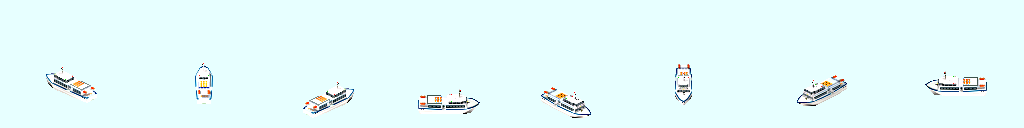
#> input picture tools/shiprender/src/Ferry_yeu_128set.png, 1024 x 128 px
$ python fitlane.py
#> lines starting #> are read from the running program, lines starting #| are printed output that depends on the picture; after the words box and inside, x2 and y2 are one past the last pixel; in counts of white or black regions, pixels touching at a corner belong together
### tools/busrender/render.py
"""Tiny orthographic box renderer in the pak128 dimetric projection, for
pixel-exact livery placement on simple vehicle bodies.

World: x = east (screen down-right), y = south (screen down-left), z = up.
Screen: X = 2A (x - y), Y = A (x + y) - B z   (A = 1.5 px/m, B = 4 px/m, i.e.
a 12 m bus is 51 px long in the horizontal views, 36 px along x in the
diagonal views and 25.5 rows in the vertical views, like native pak128 buses).

Vehicle frame: s = 0 (rear) .. L (front), t = -W/2 (left) .. +W/2 (right),
z = height above the road.

Pixels are ray-cast at their centre; every box face stores its texture
coordinates at the centre and at the four edge midpoints so that textures
can draw 1-px lines exactly once (see Px.line).
"""
import math
import numpy as np

A, B = 1.5, 4.0
R2 = math.sqrt(0.5)
HEAD = {"w": (-1, 0), "nw": (-R2, -R2), "n": (0, -1), "ne": (R2, -R2),
        "e": (1, 0), "se": (R2, R2), "s": (0, 1), "sw": (-R2, R2)}
DIRS = ["w", "nw", "n", "ne", "e", "se", "s", "sw"]
CAM = np.array([1.0, 1.0, 2 * A / B])          # towards the viewer


def P(v):
    return np.array([2 * A * (v[0] - v[1]), A * (v[0] + v[1]) - B * v[2]])


class Box:
    def __init__(self, name, s0, s1, t0, t1, z0, z1, faces=None):
        self.name = name
        self.lo = (s0, t0, z0)
        self.hi = (s1, t1, z1)
        self.faces = faces  # None = all


class Px:
    """Texture-coordinate bundle for one pixel of one face."""
    __slots__ = ("face", "box", "c", "h", "v", "view")

    def __init__(self, face, box, c, h, v, view):
        self.face, self.box, self.c, self.h, self.v, self.view = face, box, c, h, v, view

    @property
    def s(self): return self.c[0]

    @property
    def t(self): return self.c[1]

    @property
    def z(self): return self.c[2]

    # [5 lines left out: function rng, not called in this run]

    def line(self, k, p):
        lo, hi = self.rng(k)
        return lo <= p < hi

    # [4 lines left out: function near, not called in this run]


FACES = {  # name: (fixed axis, which bound, free axes, normal in (h, r, z) frame)
    "top": (2, 1, (0, 1), (0, 0, 1)),
    "front": (0, 1, (1, 2), (1, 0, 0)),
    "rear": (0, 0, (1, 2), (-1, 0, 0)),
    "right": (1, 1, (0, 2), (0, 1, 0)),
    "left": (1, 0, (0, 2), (0, -1, 0)),
}


def render(view, boxes, tex, L, origin, size=128):
    """Return an (size,size,3) uint8 image (None pixels = transparent key)."""
    hx, hy = HEAD[view]
    h3 = np.array([hx, hy, 0.0]); r3 = np.array([-hy, hx, 0.0]); z3 = np.array([0, 0, 1.0])
    axes = [h3, r3, z3]
    Pax = [P(a) for a in axes]
    O = np.array(origin, float)
    Lc = L / 2.0

    def world(c):  # vehicle coords (s,t,z) -> world vector
        return (c[0] - Lc) * h3 + c[1] * r3 + c[2] * z3

    ys, xs = np.mgrid[0:size, 0:size].astype(float)
    samples = {"c": (xs + .5, ys + .5), "l": (xs, ys + .5), "r": (xs + 1, ys + .5),
               "t": (xs + .5, ys), "b": (xs + .5, ys + 1)}
    cands = []  # (depth array, mask, face, box, coords dict)
    for box in boxes:
        for fname, (fix, bound, free, nrm) in FACES.items():
            if box.faces is not None and fname not in box.faces:
                continue
            n = sum(nrm[i] * axes[i] for i in range(3))
            if n @ CAM <= 1e-9:
                continue
            fv = (box.lo, box.hi)[bound][fix]
            a, b = free
            M = np.array([Pax[a], Pax[b]]).T
            if abs(np.linalg.det(M)) < 1e-9:
                continue
            Mi = np.linalg.inv(M)
            base = O - Lc * Pax[0] + fv * Pax[fix]
            co = {}
            for k, (sx, sy) in samples.items():
                dx, dy = sx - base[0], sy - base[1]
                arr = [None, None, None]
                arr[fix] = np.full_like(dx, fv)
                arr[a] = Mi[0, 0] * dx + Mi[0, 1] * dy
                arr[b] = Mi[1, 0] * dx + Mi[1, 1] * dy
                co[k] = arr
            cs = co["c"]
            eps = 1e-9
            mask = ((cs[a] >= box.lo[a] - eps) & (cs[a] <= box.hi[a] + eps) &
                    (cs[b] >= box.lo[b] - eps) & (cs[b] <= box.hi[b] + eps))
            depth = ((cs[0] - Lc) * (h3 @ CAM) + cs[1] * (r3 @ CAM) + cs[2] * (z3 @ CAM))
            cands.append((depth, mask, fname, box, co))
    out = np.zeros((size, size, 3), np.uint8); out[:] = (231, 255, 255)
    zbuf = np.full((size, size), -1e18)
    for depth, mask, fname, box, co in cands:
        yy, xx = np.where(mask & (depth > zbuf))
        for y, x in zip(yy, xx):
            c = tuple(float(co["c"][i][y, x]) for i in range(3))
            hs = (tuple(float(co["l"][i][y, x]) for i in range(3)), tuple(float(co["r"][i][y, x]) for i in range(3)))
            vs = (tuple(float(co["t"][i][y, x]) for i in range(3)), tuple(float(co["b"][i][y, x]) for i in range(3)))
            col = tex(Px(fname, box.name, c, hs, vs, view))
            if col is None:
                continue
            if depth[y, x] > zbuf[y, x]:
                zbuf[y, x] = depth[y, x]
                out[y, x] = col
    return out, zbuf


# [5 lines left out: function project, not called in this run]

### tools/shiprender/fitlane.py
"""Fit the water-lane origin of the native pak128.cs small ferries: the screen
position of the hull centre at the waterline, per view, found by sliding a box
hull silhouette (L x B x 1.2 m at the render.py scale) over the extracted
sprite and keeping the offset that covers the most sprite pixels.

The inputs in src/ are rows extracted with tools/pak_extract.py from
pak128.cs vehicles.ships-ferries.pak (Ferry_yeu_128set) and
vehicle.Veveri_ship_128set.pak. The two agree within 1-2 px; boatkit.ORIGINS
is their mean.

usage: python tools/shiprender/fitlane.py
"""
import os, sys
import numpy as np
from PIL import Image

HERE = os.path.dirname(os.path.abspath(__file__))
sys.path.insert(0, os.path.join(os.path.dirname(HERE), "busrender"))
import render as R  # noqa: E402

KEY = [231, 255, 255]


def sil(path):
    a = np.array(Image.open(path).convert("RGB")).astype(int)
    return [np.abs(a[:, c * 128:(c + 1) * 128] - KEY).sum(2) > 0 for c in range(8)]


def hull_mask(view, L, B, hz):
    boxes = [R.Box("h", 0, L, -B / 2, B / 2, 0, hz)]
    img, _ = R.render(view, boxes, lambda p: (0, 0, 0), L, (64, 96))
    return np.abs(img.astype(int) - KEY).sum(2) > 0


def fit(path, L, B, hz):
    ss = sil(path)
#> ss = 8 items
    res = {}
    for c, d in enumerate(R.DIRS):
        ys, xs = np.nonzero(hull_mask(d, L, B, hz))
        tgt = ss[c]
        best = None
        for dx in range(-30, 31):
            for dy in range(-30, 31):
                yy, xx = ys + dy, xs + dx
                ok = (yy >= 0) & (yy < 128) & (xx >= 0) & (xx < 128)
                hit = tgt[yy[ok], xx[ok]].sum()
                if best is None or hit > best[0]:
                    best = (hit, dx, dy)
        res[d] = (64 + best[1], 96 + best[2], best[0], len(ys))
#> this loop made 8 passes
#> pass 1, in fit, `tgt = ss[c]`:
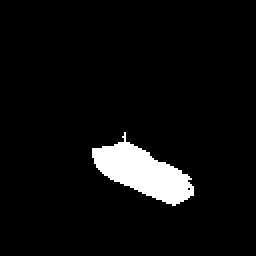
#> tgt: shape (128, 128) bool (shown 2 times larger); 5.5% white; 1 white region, box (x1, y1, x2, y2) and area: (46, 66, 97, 103) 899
#> pass 2, in fit, `tgt = ss[c]`:
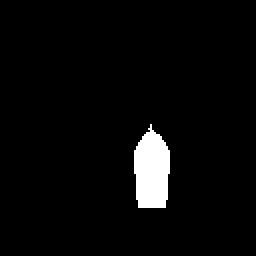
#> tgt: shape (128, 128) bool (shown 2 times larger); 3.6% white; 1 white region, box (x1, y1, x2, y2) and area: (67, 62, 85, 104) 591
#> pass 3, in fit, `tgt = ss[c]`:
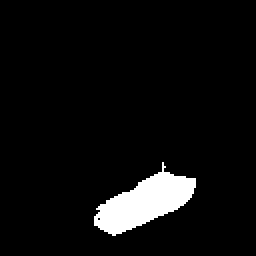
#> tgt: shape (128, 128) bool (shown 2 times larger); 5.5% white; 1 white region, box (x1, y1, x2, y2) and area: (47, 81, 98, 118) 899
#> after the loop, res = {'w': (71, 89, 764, 824), 'nw': (76, 89, 562, 630), 'n': (73, 104, 764, 824), 'ne': (65, 107, 758, 806), 'e': (52, 106, 736, 824), 'se': (43, 85, 560, 630), 's': (54, 95, 736, 824), 'sw': (60, 89, 756, 806)}
    return res


if __name__ == "__main__":
    # effective hull size of each native at the render.py scale (side-view length, end-view width)
    for f, L, B in [("Ferry_yeu_128set.png", 14.6, 4.2), ("Veveri_ship_128set.png", 15.0, 4.0)]:
        print(f)
        for d, v in fit(os.path.join(HERE, "src", f), L, B, 1.2).items():
            print("  %-2s origin (%d,%d) hit %d/%d" % (d, *v))
#> pass 2 of the loop `for f, L, B in [("Ferry_yeu_128set.png", 14.6, 4.2), ("Veveri_ship_128..`:
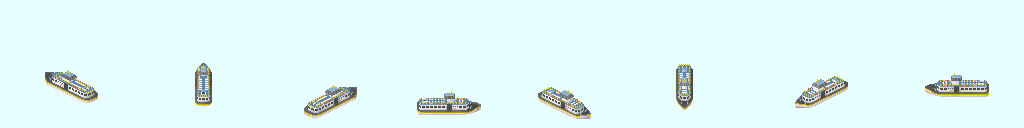
#> input picture tools/shiprender/src/Veveri_ship_128set.png, 1024 x 128 px
#> the loop in fit (call 2), `for c, d in enumerate(R.DIRS):` made 8 passes
#> pass 1, in fit (call 2), `tgt = ss[c]`:
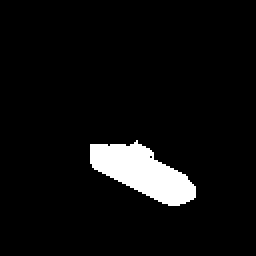
#> tgt: shape (128, 128) bool (shown 2 times larger); 5.8% white; 1 white region, box (x1, y1, x2, y2) and area: (45, 70, 98, 103) 951
#> pass 3, in fit (call 2), `tgt = ss[c]`:
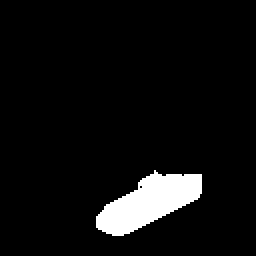
#> tgt: shape (128, 128) bool (shown 2 times larger); 5.8% white; 1 white region, box (x1, y1, x2, y2) and area: (48, 85, 101, 118) 951
#> after the loop in fit (call 2), `for c, d in enumerate(R.DIRS):`: res = {'w': (71, 90, 791, 830), 'nw': (75, 89, 583, 592), 'n': (75, 105, 791, 830), 'ne': (65, 110, 792, 832), 'e': (53, 107, 774, 830), 'se': (44, 87, 583, 592), 's': (53, 96, 774, 830), 'sw': (61, 92, 792, 832)}
